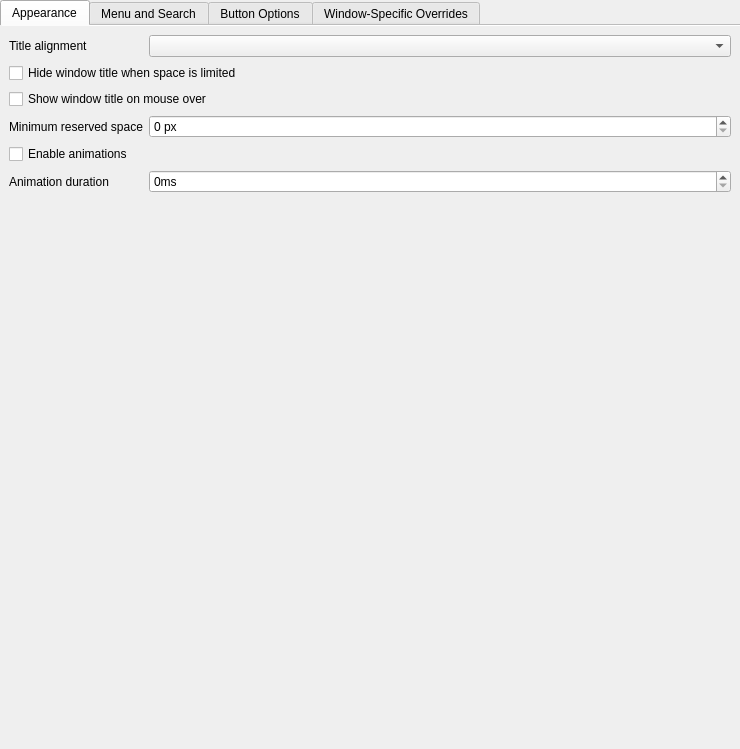
<?xml version="1.0" encoding="UTF-8"?>
<ui version="4.0">
 <class>Config</class>
 <widget class="QWidget" name="Config">
  <property name="geometry">
   <rect>
    <x>0</x>
    <y>0</y>
    <width>740</width>
    <height>749</height>
   </rect>
  </property>
  <property name="windowTitle">
   <string>Form</string>
  </property>
  <layout class="QVBoxLayout" name="verticalLayout">
   <property name="leftMargin">
    <number>0</number>
   </property>
   <property name="topMargin">
    <number>0</number>
   </property>
   <property name="rightMargin">
    <number>0</number>
   </property>
   <property name="bottomMargin">
    <number>0</number>
   </property>
   <item>
    <widget class="QTabWidget" name="tabWidget">
     <property name="currentIndex">
      <number>0</number>
     </property>
     <property name="documentMode">
      <bool>true</bool>
     </property>
     <widget class="QWidget" name="appearanceTab">
      <attribute name="title">
       <string>Appearance</string>
      </attribute>
      <layout class="QFormLayout" name="formLayout">
       <item row="0" column="0">
        <widget class="QLabel" name="label">
         <property name="text">
          <string>Title alignment</string>
         </property>
        </widget>
       </item>
       <item row="0" column="1">
        <widget class="QComboBox" name="kcfg_TitleAlignment"/>
       </item>
       <item row="11" column="0" colspan="2">
        <widget class="QCheckBox" name="kcfg_HideCaptionWhenLimitedSpace">
         <property name="text">
          <string>Hide window title when space is limited</string>
         </property>
        </widget>
       </item>
       <item row="12" column="0" colspan="2">
        <widget class="QCheckBox" name="kcfg_ShowCaptionOnHover">
         <property name="text">
          <string>Show window title on mouse over</string>
         </property>
        </widget>
       </item>
       <item row="13" column="0">
        <widget class="QLabel" name="label_minWidthForCaption">
         <property name="text">
          <string>Minimum reserved space</string>
         </property>
        </widget>
       </item>
       <item row="13" column="1">
        <widget class="QSpinBox" name="kcfg_MinWidthForCaption">
         <property name="suffix">
          <string> px</string>
         </property>
         <property name="minimum">
          <number>0</number>
         </property>
         <property name="maximum">
          <number>500</number>
         </property>
        </widget>
       </item>
       <item row="14" column="0" colspan="2">
        <widget class="QCheckBox" name="kcfg_AnimationsEnabled">
         <property name="text">
          <string>Enable animations</string>
         </property>
        </widget>
       </item>
       <item row="15" column="0">
        <widget class="QLabel" name="label_9">
         <property name="text">
          <string>Animation duration</string>
         </property>
        </widget>
       </item>
       <item row="15" column="1">
        <widget class="QSpinBox" name="kcfg_AnimationsDuration">
         <property name="suffix">
          <string>ms</string>
         </property>
         <property name="minimum">
          <number>0</number>
         </property>
         <property name="maximum">
          <number>1000</number>
         </property>
        </widget>
       </item>
      </layout>
     </widget>
     <widget class="QWidget" name="menuSearchTab">
      <attribute name="title">
       <string>Menu and Search</string>
      </attribute>
      <layout class="QFormLayout" name="formLayout_2">
       <item row="0" column="0" colspan="2">
        <widget class="QCheckBox" name="kcfg_MenuAlwaysShow">
         <property name="text">
          <string>Always show application menu</string>
         </property>
        </widget>
       </item>
       <item row="1" column="0" colspan="2">
        <widget class="QCheckBox" name="kcfg_SearchEnabled">
         <property name="text">
          <string>Enable search button</string>
         </property>
        </widget>
       </item>
       <item row="2" column="1">
        <widget class="QCheckBox" name="kcfg_ShowDisabledActions">
         <property name="text">
          <string>Show disabled menu actions</string>
         </property>
        </widget>
       </item>
       <item row="3" column="1">
        <widget class="QCheckBox" name="kcfg_SearchIgnoreTopLevel">
         <property name="text">
          <string>Ignore top-level menu labels</string>
         </property>
        </widget>
       </item>
       <item row="4" column="1">
        <widget class="QCheckBox" name="kcfg_SearchIgnoreSubMenus">
         <property name="text">
          <string>Also ignore submenu labels</string>
         </property>
        </widget>
       </item>
       <item row="5" column="1">
        <widget class="QCheckBox" name="kcfg_SearchFuzzyMatching">
         <property name="text">
          <string>Enable fuzzy search</string>
         </property>
        </widget>
       </item>
       <item row="6" column="0" colspan="2">
        <widget class="QCheckBox" name="kcfg_HamburgerMenu">
         <property name="text">
          <string>Use hamburger menu</string>
         </property>
        </widget>
       </item>
       <item row="7" column="0">
        <widget class="QLabel" name="label_5">
         <property name="text">
          <string>Menu button horizontal padding</string>
         </property>
        </widget>
       </item>
       <item row="8" column="1">
        <widget class="QSpinBox" name="kcfg_MenuButtonHorzPadding"/>
       </item>
       <item row="9" column="0" colspan="2">
        <widget class="QCheckBox" name="kcfg_UseSystemMenuFont">
         <property name="text">
          <string>Use system menu font</string>
         </property>
        </widget>
       </item>
      </layout>
     </widget>
     <widget class="QWidget" name="otherTab">
      <attribute name="title">
       <string>Button Options</string>
      </attribute>
      <layout class="QFormLayout" name="formLayout_5">
       <item row="0" column="0" colspan="2">
        <layout class="QHBoxLayout" name="horizontalLayout_2">
         <item>
          <widget class="QCheckBox" name="kcfg_LongPressEnabled">
           <property name="text">
            <string>Enable long-press actions on window buttons</string>
           </property>
          </widget>
         </item>
         <item>
          <widget class="QToolButton" name="longPressInfoButton">
           <property name="toolTip">
            <string>&lt;html&gt;&lt;body&gt;&lt;div style=&quot;width: 350px;&quot;&gt;
&lt;p&gt;When enabled:&lt;/p&gt;
&lt;ul&gt;
&lt;li&gt;Long-pressing the close button minimizes the window to the system tray (requires the kwin-minimize2tray plugin)&lt;/li&gt;
&lt;li&gt;Long-pressing the minimize button minimizes all windows except the current one (requires Plasma 6.6 or later)&lt;/li&gt;
&lt;/ul&gt;
&lt;/div&gt;&lt;/body&gt;&lt;/html&gt;</string>
           </property>
           <property name="text">
            <string/>
           </property>
          </widget>
         </item>
         <item>
          <spacer name="horizontalSpacer_2">
           <property name="orientation">
            <enum>Qt::Orientation::Horizontal</enum>
           </property>
           <property name="sizeHint" stdset="0">
            <size>
             <width>40</width>
             <height>20</height>
            </size>
           </property>
          </spacer>
         </item>
        </layout>
       </item>
       <item row="1" column="0">
        <widget class="QLabel" name="label_13">
         <property name="text">
          <string>Long-press duration</string>
         </property>
        </widget>
       </item>
       <item row="1" column="1">
        <widget class="QSpinBox" name="kcfg_LongPressDuration">
         <property name="suffix">
          <string> ms</string>
         </property>
         <property name="minimum">
          <number>500</number>
         </property>
         <property name="maximum">
          <number>5000</number>
         </property>
        </widget>
       </item>
       <item row="3" column="0" colspan="2">
        <widget class="QCheckBox" name="kcfg_TilingPopupHoverEnabled">
         <property name="text"><string>Open tiling popup when hovering over maximize</string></property>
        </widget>
       </item>
       <item row="4" column="0">
        <widget class="QLabel" name="tilingPopupHoverDelayLabel">
         <property name="text"><string>Tiling popup hover delay</string></property>
        </widget>
       </item>
       <item row="4" column="1">
        <widget class="QSpinBox" name="kcfg_TilingPopupHoverDelay">
         <property name="suffix"><string> ms</string></property>
         <property name="minimum"><number>500</number></property>
         <property name="maximum"><number>5000</number></property>
        </widget>
       </item>
       <item row="2" column="0" colspan="2">
        <widget class="QCheckBox" name="kcfg_DragFromButtonsEnabled">
         <property name="text">
          <string>Allow window dragging from buttons</string>
         </property>
        </widget>
       </item>
      </layout>
     </widget>
     <widget class="QWidget" name="exceptionsTab">
      <attribute name="title">
       <string>Window-Specific Overrides</string>
      </attribute>
      <layout class="QVBoxLayout" name="verticalLayout_exceptions">
       <item>
        <widget class="OxygenLim::ExceptionListWidget" name="exceptionsWidget" native="true"/>
       </item>
      </layout>
     </widget>
    </widget>
   </item>
   <item>
    <spacer name="verticalSpacer">
     <property name="orientation">
      <enum>Qt::Orientation::Vertical</enum>
     </property>
     <property name="sizeHint" stdset="0">
      <size>
       <width>20</width>
       <height>40</height>
      </size>
     </property>
    </spacer>
   </item>
  </layout>
 </widget>
 <customwidgets>
  <customwidget>
   <class>OxygenLim::ExceptionListWidget</class>
   <extends>QWidget</extends>
   <header>ExceptionListWidget.h</header>
   <container>1</container>
  </customwidget>
 </customwidgets>
 <resources/>
 <connections/>
</ui>
